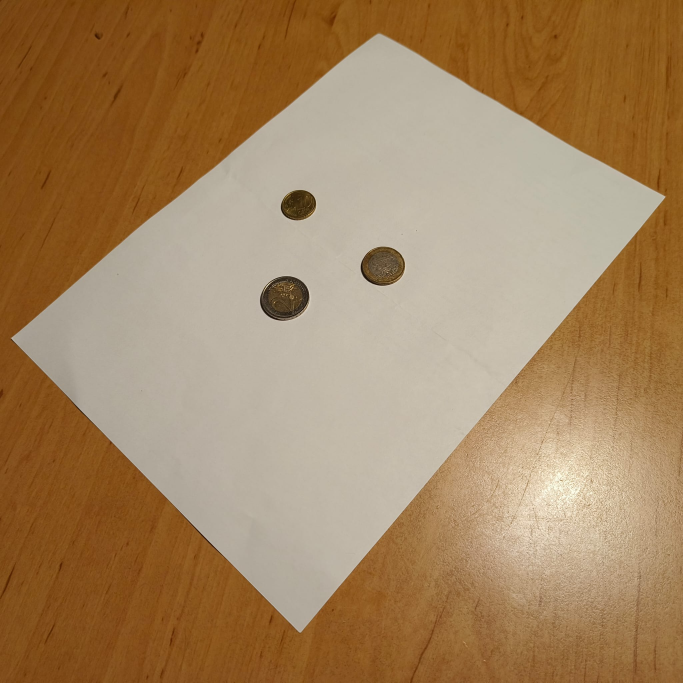
%> input picture images/coins4.jpeg, 2048 x 2048 px (shown at 1/3 size)
$ octave andanotherone.m   (GNU Octave 9; MATLAB toolbox functions it lacks are replaced by stand-ins)
%> lines starting %> are read from the running program, lines starting %| are printed output that depends on the picture; in (x1, y1, x2, y2) boxes, pixels count from 0 and x2, y2 are one past the last pixel; in counts of white or black regions, pixels touching at a corner belong together; the program's own positions count from 1
clear all
close all
addpath(genpath('Vorlagen/MatlabFns/Projective'));

dina4 = [210,297];

img = imread("images/coins4.jpeg");
%> img is the input picture: size 2048x2048x3 uint8; mean R, G, B 163.5, 132.3, 95.5
gray = rgb2gray(img);
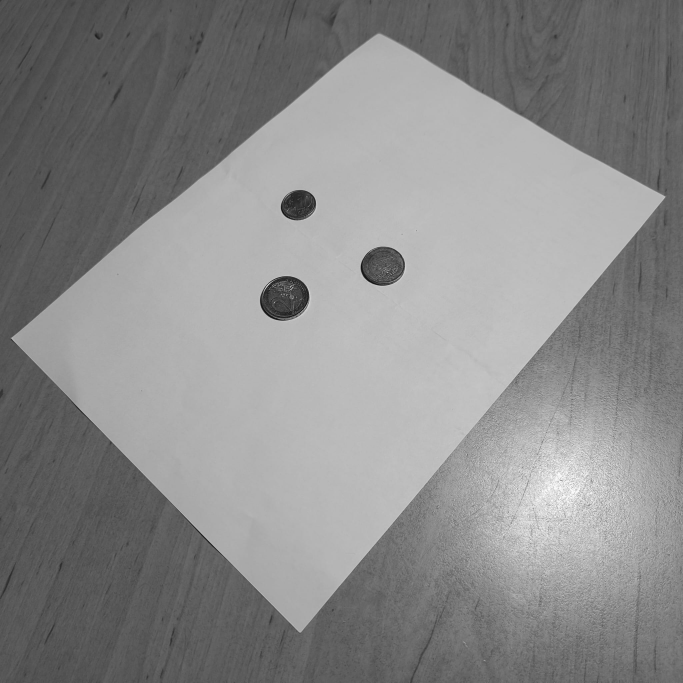
%> gray: size 2048x2048 uint8 (shown at 1/3 size); min 3, max 253, mean 137.5
imsize = size(gray);
%> imsize = [2048 2048]

%imshow(gray)

edges = edge(gray, 'canny', [0.05, 0.3]);
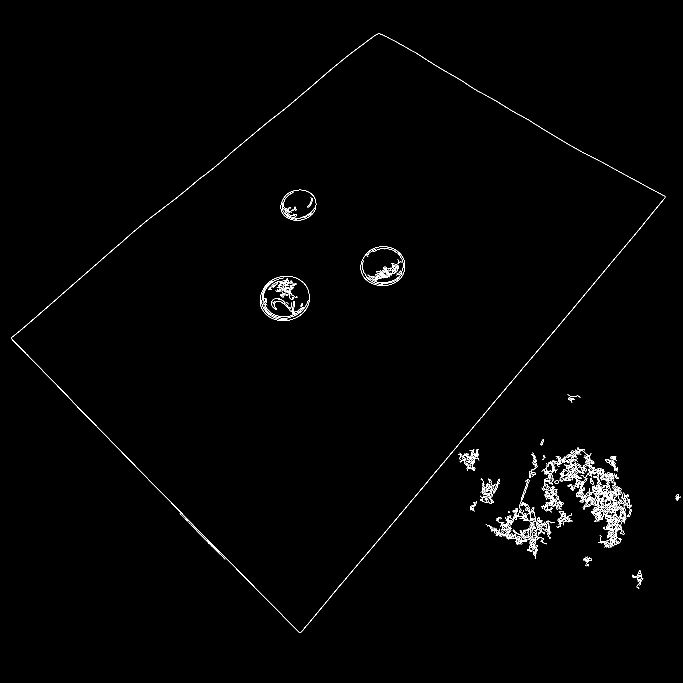
%> edges: size 2048x2048 logical (shown at 1/3 size); 0.68% white in thin lines or dots, all inside (x1, y1, x2, y2) = (34, 101, 2043, 1898)
imshow(edges)
%%

[H, theta, rho] = hough(edges);
%> theta = 180 values from -90 to 89; rho = 5791 values from -2895 to 2895
peaks = houghpeaks(H, 20, 'Threshold', 0.1*max(H(:)));
%> peaks = [4807 131; 2216 47; 3684 140; 3403 32; 3314 29; 3689 143; 3086 46; 3163 46; 5193 136; 2637 34]
lines = houghlines(edges, theta, rho, peaks, 'FillGap', 40, 'MinLength', 40)'
%> lines = 15 lines; longest, point1 to point2 (x, y): (905, 1896) to (1948, 653), (455, 651) to (35, 1016), (69, 1051) to (418, 1411), (1630, 1368) to (1893, 1539), (1653, 1384) to (1872, 1604), (1469, 292) to (1725, 445)

lengths = zeros(length(lines), 5);
figure
imshow(img)
hold on
for i =1:length(lines)
    lengths(i,1) = lines(i).point1(1);
    lengths(i,2) = lines(i).point1(2);
    lengths(i,3) = lines(i).point2(1);
    lengths(i,4) = lines(i).point2(2);
    lengths(i,5) = norm(lines(i).point1-lines(i).point2);
    plot([lengths(i,1), lengths(i,3)], [lengths(i,2), lengths(i,4)], 'LineWidth', 2);
end
%> this loop made 15 passes
%> after the loop, lengths = 15 rows, first 8: [905 1896 1948 653 1622.6; 69 1051 418 1411 501.4; 631 1633 676 1679 64.35; 455 651 35 1016 556.4; 1469 292 1725 445 298.2; 1699 430 1925 551 256.4; 573 560 399 697 221.5; 1084 815 1122 853 53.74]
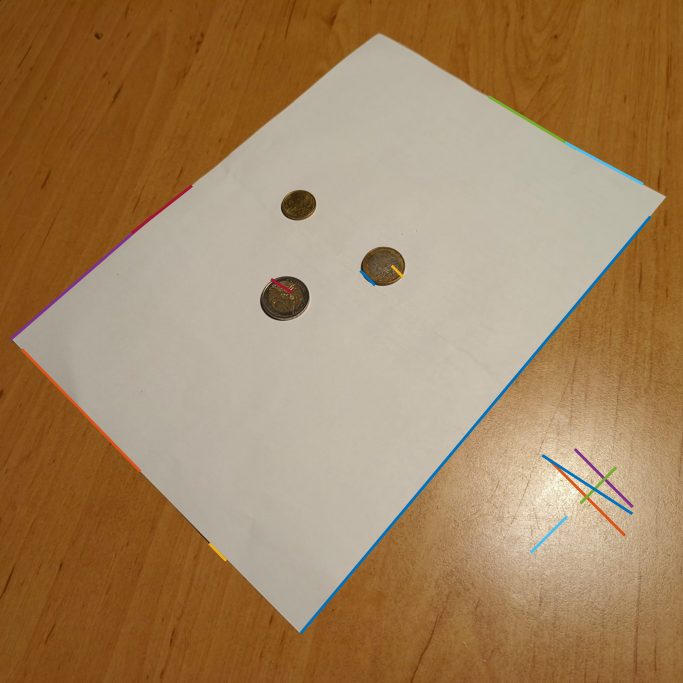
%> figure redrawn from the program's plot data; shown at 1/3 size

lengths = sortrows(lengths, 5);
%> lengths = 15 rows, first 8: [1178 800 1207 829 41.01; 1084 815 1122 853 53.74; 631 1633 676 1679 64.35; 817 840 873 876 66.57; 1845 1405 1744 1507 143.5; 1698 1552 1595 1655 145.7; 573 560 399 697 221.5; 1727 1350 1895 1518 237.6]

top4 = lengths(end-3:end,:);
%> top4 = [1630 1368 1893 1539 313.7; 69 1051 418 1411 501.4; 455 651 35 1016 556.4; 905 1896 1948 653 1622.6]


figure; imshow(img); hold on;

for k = 1:length(top4)-1
    plot([top4(k,1), top4(k,3)], [top4(k,2), top4(k,4)], 'LineWidth', 2);
end
%> this loop made 4 passes

% schnittpunkte der linien

L1 = top4(1,:);
%> L1 = [1630 1368 1893 1539 313.7]
L2 = top4(2,:);
%> L2 = [69 1051 418 1411 501.4]
L3 = top4(3,:);
%> L3 = [455 651 35 1016 556.4]
L4 = top4(4,:);
%> L4 = [905 1896 1948 653 1622.6]

P1 = intersectLines(L1(1:2), L1(3:4), L3(1:2), L3(3:4));
%> in intersectLines, `A = [p2 - p1; p3 - p4]';`: A = [263 420; 171 -365]
%> in intersectLines, `b = (p3 - p1)';`: b = [-1175; -717]
%> in intersectLines, `t = A \ b;`: t = [-4.35; -0.0736]
%> in intersectLines, `P = p1 + t(1)*(p2 - p1);`: P = [485.9 624.1]
%> P1 = [485.9 624.1]
P2 = intersectLines(L1(1:2), L1(3:4), L4(1:2), L4(3:4));
%> P2 = [1447.6 1249.4]

P3 = intersectLines(L2(1:2), L2(3:4), L3(1:2), L3(3:4));
%> P3 = [35.04 1016]
P4 = intersectLines(L2(1:2), L2(3:4), L4(1:2), L4(3:4));
%> P4 = [897.2 1905.3]

points = [P1; P2; P3; P4];
%> points = [485.9 624.1; 1447.6 1249.4; 35.04 1016; 897.2 1905.3]
points = order_points(points)
%> in order_points, `[~, idx] = sort(pts(:,2));`: idx = [1; 3; 2; 4]
%> in order_points, `top = pts(idx(1:2), :);`: top = [485.9 624.1; 35.04 1016]
%> in order_points, `bottom = pts(idx(3:4), :);`: bottom = [1447.6 1249.4; 897.2 1905.3]
%> points = [35.04 1016; 485.9 624.1; 1447.6 1249.4; 897.2 1905.3]

hold on
plot(points(1,1), points(1,2), 'ro', 'MarkerSize', 8, 'LineWidth', 2);
plot(points(2,1), points(2,2), 'bo', 'MarkerSize', 8, 'LineWidth', 2);
plot(points(3,1), points(3,2), 'go', 'MarkerSize', 8, 'LineWidth', 2);
plot(points(4,1), points(4,2), 'yo', 'MarkerSize', 8, 'LineWidth', 2);
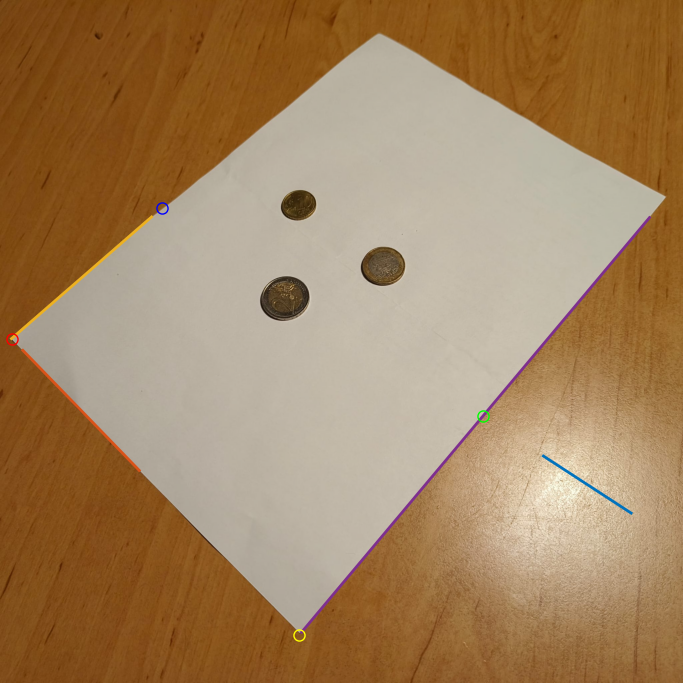
%> figure redrawn from the program's plot data; shown at 1/3 size
hold off


%% perspective transform

x1 = [points(1,1), points(2,1), points(3,1), points(4,1)
      points(1,2), points(2,2), points(3,2), points(4,2)
      1                 1            1            1];
%> x1 = [35.04 485.9 1447.6 897.2; 1016 624.1 1249.4 1905.3; 1 1 1 1]
x2 = [10 imsize(1) imsize(1)    10
      10    10      imsize(2) imsize(2)
      1    1        1          1];

imshow(gray)
%> the run ends on the next line
Hsc = homography2d(x1, x2);
% [5 lines not run here, left out]
function P = intersectLines(p1, p2, p3, p4)
    % p1 &p2 auf Linie A
    % p3 & p4 auf Linie B

    A = [p2 - p1; p3 - p4]';
    b = (p3 - p1)';
    t = A \ b;
    P = p1 + t(1)*(p2 - p1);
end

function rect = order_points(pts)

    rect = zeros(4,2);

    % Sort by y-pos
    [~, idx] = sort(pts(:,2));
    top = pts(idx(1:2), :);
    bottom = pts(idx(3:4), :);

    % sort t-left and t-right by x
    if top(1,1) < top(2,1)
        rect(1,:) = top(1,:);  % t-left
        rect(2,:) = top(2,:);  % t-right
    else
        rect(1,:) = top(2,:);
        rect(2,:) = top(1,:);
    end

    % Sort b-left and b-right by x
    if bottom(1,1) < bottom(2,1)
        rect(4,:) = bottom(1,:);  % b-left
        rect(3,:) = bottom(2,:);  % b-right
    else
        rect(4,:) = bottom(2,:);
        rect(3,:) = bottom(1,:);
    end
end

$ run again, with images/coins3.jpeg copied over images/coins4.jpeg
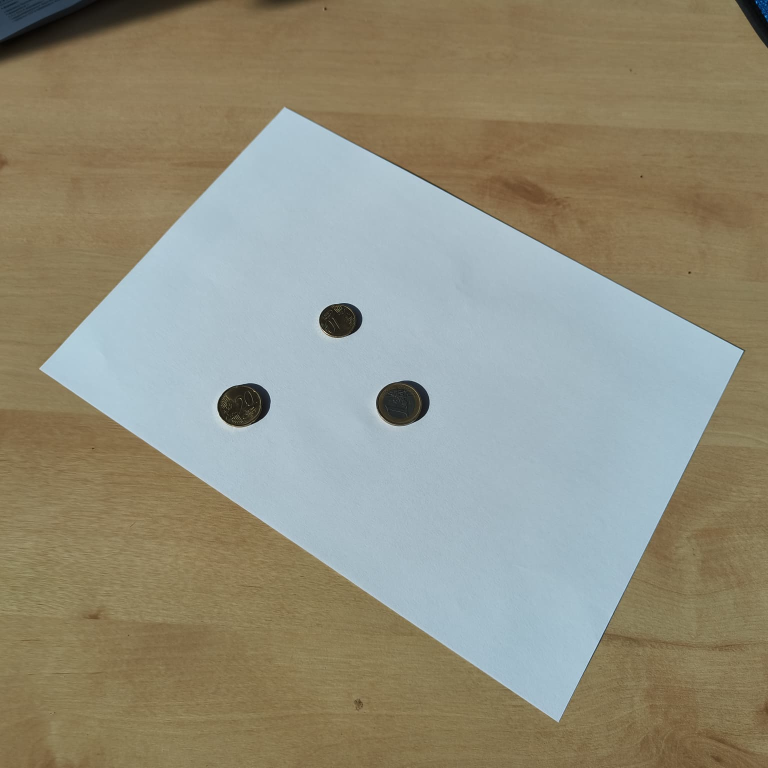
%> input picture images/coins3.jpeg, 1536 x 1536 px (shown at 1/2 size)
%> img is the input picture: size 1536x1536x3 uint8; mean R, G, B 146.1, 142.7, 124.9
%> `edges = edge(gray, 'canny', [0.05, 0.3]);`:
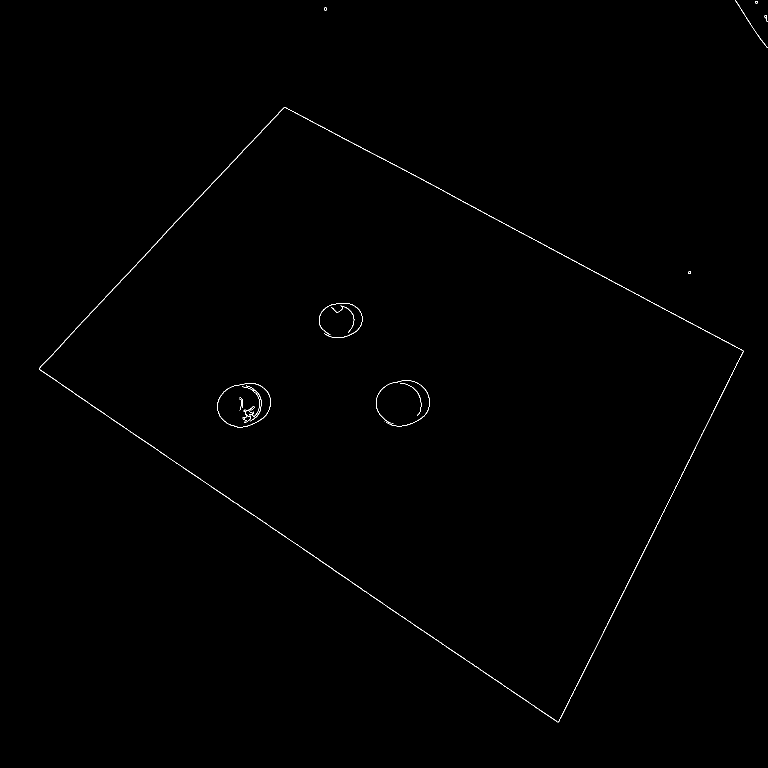
%> edges: size 1536x1536 logical (shown at 1/2 size); 0.28% white in thin lines or dots, all inside (x1, y1, x2, y2) = (78, 1, 1535, 1445)
%> theta = 180 values from -90 to 89; rho = 4343 values from -2171 to 2171
%> peaks = [2251 29; 2732 134; 1599 35; 3814 117; 3419 59]
%> lines = 5 lines; point1 to point2 (x, y): (571, 215) to (1487, 702), (79, 738) to (524, 262), (713, 1172) to (1117, 1445), (1329, 1023) to (1448, 781), (1472, 2) to (1517, 73)
%> the loop `for i =1:length(lines)` made 5 passes
%> after the loop `for i =1:length(lines)`: lengths = [571 215 1487 702 1037.4; 79 738 524 262 651.6; 713 1172 1117 1445 487.6; 1329 1023 1448 781 269.7; 1472 2 1517 73 84.06]
%> `lengths = sortrows(lengths, 5);`: lengths = [1472 2 1517 73 84.06; 1329 1023 1448 781 269.7; 713 1172 1117 1445 487.6; 79 738 524 262 651.6; 571 215 1487 702 1037.4]
%> top4 = [1329 1023 1448 781 269.7; 713 1172 1117 1445 487.6; 79 738 524 262 651.6; 571 215 1487 702 1037.4]
%> the loop `for k = 1:length(top4)-1` made 4 passes
%> L1 = [1329 1023 1448 781 269.7]
%> L2 = [713 1172 1117 1445 487.6]
%> L3 = [79 738 524 262 651.6]
%> L4 = [571 215 1487 702 1037.4]
%> A = [119 -445; -242 476]
%> b = [-1250; -285]
%> t = [14.14; 6.59]
%> P = [3011.7 -2399]
%> P2 = [1486.9 701.9]
%> P3 = [75.8 741.4]
%> P4 = [-5405 -2962.2]
%> `points = [P1; P2; P3; P4];`: points = [3011.7 -2399; 1486.9 701.9; 75.8 741.4; -5405 -2962.2]
%> idx = [4; 1; 2; 3]
%> top = [-5405 -2962.2; 3011.7 -2399]
%> bottom = [1486.9 701.9; 75.8 741.4]
%> `points = order_points(points)`: points = [-5405 -2962.2; 3011.7 -2399; 1486.9 701.9; 75.8 741.4]
%> `plot(points(4,1), points(4,2), 'yo', 'MarkerSize', 8, 'LineWidth', 2);`:
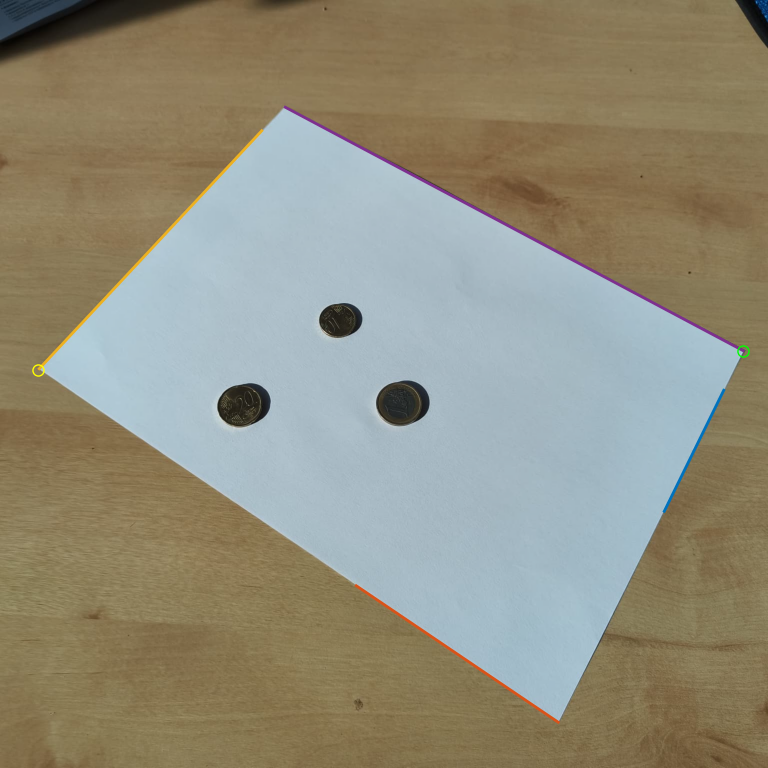
%> figure redrawn from the program's plot data; shown at 1/2 size
%> x1 = [-5405 3011.7 1486.9 75.8; -2962.2 -2399 701.9 741.4; 1 1 1 1]
